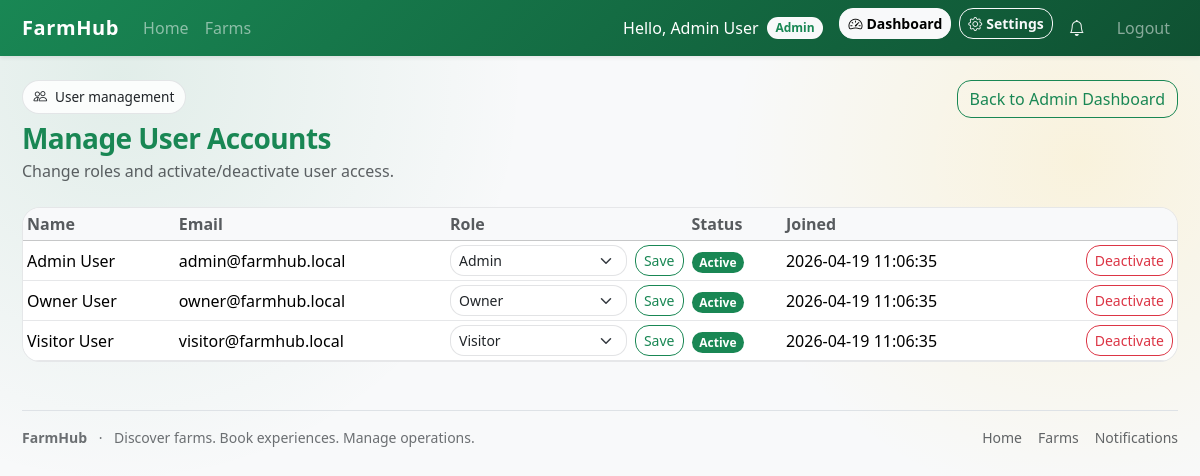
Screenshot of /public/admin/users (signed in) with the database file from the repository.
### tables this page shows
CREATE TABLE IF NOT EXISTS users (
  id INT UNSIGNED AUTO_INCREMENT PRIMARY KEY,
  name VARCHAR(100) NOT NULL,
  email VARCHAR(191) NOT NULL UNIQUE,
  password VARCHAR(255) NOT NULL,
  role_id INT UNSIGNED NOT NULL DEFAULT 1,
  is_active TINYINT(1) NOT NULL DEFAULT 1,
  created_at TIMESTAMP NOT NULL DEFAULT CURRENT_TIMESTAMP
);

### app/controllers/AdminUserController.php (called while the page is built, shortened)
<?php
class AdminUserController extends BaseController
{
    public function index(): void
    {
        $userModel = new User();
        $users = $userModel->getAllWithRoles();
        $this->view('admin/users/index', ['users' => $users]);
    }
}

### core/Router.php (called while the page is built, shortened)
<?php
class Router
{
    private array $routes = [
        'GET' => [],
        'POST' => [],
    ];
    public function get(string $path, string $handler): void
    {
        $this->routes['GET'][$this->normalize($path)] = $handler;
    }
    public function post(string $path, string $handler): void
    {
        $this->routes['POST'][$this->normalize($path)] = $handler;
    }
    public function dispatch(string $uri, string $method): void
    {
        $rawPath = parse_url($uri, PHP_URL_PATH) ?? '/';
        $publicPos = strrpos($rawPath, '/public');
        if ($publicPos !== false) {
            $path = substr($rawPath, $publicPos + strlen('/public'));
        } else {
            $path = $rawPath;
        }
        $path = $this->normalize($path);
        $method = strtoupper($method);
        $handler = $this->routes[$method][$path] ?? null;
        [$controllerName, $action] = explode('@', $handler);
        $controller = new $controllerClass();
        $controller->$action();
    }
    private function normalize(string $path): string
    {
        $path = rtrim($path, '/');
        return $path === '' ? '/' : $path;
    }
}

### public/index.php (called while the page is built, shortened)
<?php
require_once dirname(__DIR__) . '/core/bootstrap.php';
$router = new Router();
$router->get('/', 'HomeController@index');
$router->get('/farms', 'FarmController@index');
$router->get('/farm/view', 'FarmController@show');
$router->post('/search/farms', 'FarmController@search');
$router->post('/favorite/toggle', 'FarmController@toggleFavorite');
$router->get('/visitor/favorites', 'FarmController@favorites');
$router->post('/review/submit', 'FarmController@submitReview');
$router->post('/review/delete', 'FarmController@deleteReview');
$router->post('/review/reply', 'FarmController@ownerReplyReview');
$router->post('/review/reply-delete', 'FarmController@ownerDeleteReply');
$router->post('/review/admin-delete', 'FarmController@adminDeleteReview');
$router->get('/login', 'AuthController@showLogin');
$router->post('/login', 'AuthController@login');
$router->get('/register', 'AuthController@showRegister');
$router->post('/register', 'AuthController@register');
$router->get('/logout', 'AuthController@logout');
$router->get('/booking/availability', 'BookingController@availability');
$router->post('/booking/create', 'BookingController@create');
$router->post('/booking/update-status', 'BookingController@updateStatus');
$router->post('/booking/cancel', 'BookingController@cancel');
$router->get('/dashboard/owner', 'OwnerDashboardController@index');
$router->get('/dashboard/owner/bookings', 'OwnerDashboardController@bookings');
$router->get('/dashboard/admin', 'AdminDashboardController@index');
$router->get('/dashboard/visitor', 'VisitorDashboardController@index');
$router->get('/visitor/bookings', 'VisitorDashboardController@bookings');
$router->get('/owner/farms', 'OwnerFarmController@index');
$router->get('/owner/farm/create', 'OwnerFarmController@create');
$router->post('/owner/farm/store', 'OwnerFarmController@store');
$router->get('/owner/farm/edit', 'OwnerFarmController@edit');
$router->post('/owner/farm/update', 'OwnerFarmController@update');
$router->post('/owner/farm/delete', 'OwnerFarmController@delete');
$router->post('/owner/farm/image/delete', 'OwnerFarmController@deleteImage');
$router->get('/owner/farm/activities', 'OwnerActivityController@index');
$router->get('/owner/farm/activity/create', 'OwnerActivityController@create');
$router->post('/owner/farm/activity/store', 'OwnerActivityController@store');
$router->get('/owner/farm/activity/edit', 'OwnerActivityController@edit');
$router->post('/owner/farm/activity/update', 'OwnerActivityController@update');
$router->post('/owner/farm/activity/delete', 'OwnerActivityController@delete');
$router->get('/owner/farm/schedules', 'OwnerScheduleController@index');
$router->get('/owner/farm/schedule/create', 'OwnerScheduleController@create');
$router->post('/owner/farm/schedule/store', 'OwnerScheduleController@store');
$router->get('/owner/farm/schedule/edit', 'OwnerScheduleController@edit');
$router->post('/owner/farm/schedule/update', 'OwnerScheduleController@update');
$router->post('/owner/farm/schedule/delete', 'OwnerScheduleController@delete');
$router->get('/notifications', 'NotificationController@index');
$router->post('/notifications/mark-read', 'NotificationController@markRead');
$router->get('/notifications/unread-count', 'NotificationController@unreadCount');
$router->get('/settings', 'SettingsController@index');
$router->post('/settings', 'SettingsController@update');
$router->get('/admin/farms', 'AdminFarmController@index');
$router->post('/admin/farms/update-status', 'AdminFarmController@updateStatus');
$router->get('/admin/users', 'AdminUserController@index');
$router->post('/admin/users/update-role', 'AdminUserController@updateRole');
$router->post('/admin/users/toggle-status', 'AdminUserController@toggleStatus');
$router->get('/admin/reports', 'AdminReportController@index');
$router->post('/admin/reports/generate', 'AdminReportController@generate');
$router->get('/admin/activity', 'AdminActivityController@index');
$router->get('/admin/alerts', 'AdminAlertController@index');
$router->dispatch($_SERVER['REQUEST_URI'], $_SERVER['REQUEST_METHOD']);

### core/helpers.php (called while the page is built, shortened)
<?php
function base_url(string $path = ''): string
{
    $scheme = (!empty($_SERVER['HTTPS']) && $_SERVER['HTTPS'] !== 'off') ? 'https' : 'http';
    $host = $_SERVER['HTTP_HOST'] ?? 'localhost';
    $base = rtrim(str_replace('/public', '', dirname($_SERVER['SCRIPT_NAME'] ?? '')), '/');
    return $scheme . '://' . $host . $base . '/public' . ($path ? '/' . ltrim($path, '/') : '');
}
function e(string $value): string
{
    return htmlspecialchars($value, ENT_QUOTES, 'UTF-8');
}

### core/bootstrap.php (called while the page is built, shortened)
<?php
spl_autoload_register(function (string $class): void {
    $prefixes = [
        'Core\\' => dirname(__DIR__) . '/core/',
        'Controllers\\' => dirname(__DIR__) . '/app/controllers/',
        'Models\\' => dirname(__DIR__) . '/app/models/',
    ];
    foreach ($prefixes as $prefix => $baseDir) {
        $len = strlen($prefix);
        if (strncmp($class, $prefix, $len) !== 0) {
            continue;
        }
        $relativeClass = substr($class, $len);
        $file = $baseDir . str_replace('\\', '/', $relativeClass) . '.php';
        if (file_exists($file)) {
            return;
        }
    }
});
require_once dirname(__DIR__) . '/core/helpers.php';

### config/database.php (called while the page is built, shortened)
<?php
return [
    'host' => 'localhost',
    'dbname' => 'farmhub',
    'user' => 'root',
    'password' => '',
];

### core/Database.php (called while the page is built, shortened)
<?php
class Database
{
    private static ?PDO $instance = null;
    public static function getInstance(): PDO
    {
        if (self::$instance === null) {
            $config = require dirname(__DIR__) . '/config/database.php';
            $dsn = sprintf(
                'mysql:host=%s;dbname=%s;charset=utf8mb4',
                $config['host'],
                $config['dbname']
            );
            try {
                self::$instance = new PDO($dsn, $config['user'], $config['password'], [
                    PDO::ATTR_ERRMODE => PDO::ERRMODE_EXCEPTION,
                    PDO::ATTR_DEFAULT_FETCH_MODE => PDO::FETCH_ASSOC,
                    PDO::ATTR_EMULATE_PREPARES => false,
                ]);
            } catch (PDOException $e) {
                error_log('Database connection error: ' . $e->getMessage());
                http_response_code(500);
                echo 'Database connection error.';
                exit;
            }
        }
        return self::$instance;
    }
}

### core/BaseModel.php (called while the page is built, shortened)
<?php
abstract class BaseModel
{
    public function __construct()
    {
        $this->db = Database::getInstance();
    }
}

### app/models/User.php (called while the page is built, shortened)
<?php
class User extends BaseModel
{
    private function hasIsActiveColumn(): bool
    {
        $stmt = $this->db->prepare("SHOW COLUMNS FROM users LIKE 'is_active'");
        $stmt->execute();
        $row = $stmt->fetch(PDO::FETCH_ASSOC);
        $this->hasIsActiveColumn = (bool)$row;
        return $this->hasIsActiveColumn;
    }
    public function getAllWithRoles(): array
    {
        if ($this->hasIsActiveColumn()) {
            $stmt = $this->db->query(
                'SELECT u.id, u.name, u.email, u.is_active, u.created_at, r.name AS role
                 FROM users u
                 JOIN roles r ON u.role_id = r.id
                 ORDER BY u.created_at DESC'
            );
        }
        return $stmt->fetchAll(PDO::FETCH_ASSOC);
    }
}

### app/views/admin/users/index.php (the view, shortened to what this page needs)
<div class="d-flex justify-content-between align-items-start flex-wrap gap-3 mb-4">
    <div>
        <div class="fh-chip d-inline-flex align-items-center gap-2 mb-2">
            <i class="bi bi-people"></i>
            <span>User management</span>
        </div>
        <h1 class="h3 fw-bold text-success fh-section-title mb-1">Manage User Accounts</h1>
        <p class="fh-muted mb-0">Change roles and activate/deactivate user access.</p>
    </div>
    <a class="btn btn-outline-success" href="<?= e(base_url('dashboard/admin')) ?>">Back to Admin Dashboard</a>
</div>
<?php if (!empty($users)): ?>
    <div class="table-responsive">
        <table class="table table-sm align-middle mb-0">
            <thead class="table-light">
            <tr>
                <th>Name</th>
                <th>Email</th>
                <th>Role</th>
                <th>Status</th>
                <th>Joined</th>
                <th></th>
            </tr>
            </thead>
            <tbody>
            <?php foreach ($users as $u): ?>
                <?php $isActive = ((int)$u['is_active'] === 1); ?>
                <tr>
                    <td><?= e((string)$u['name']) ?></td>
                    <td><?= e((string)$u['email']) ?></td>
                    <td>
                        <form method="post" action="<?= e(base_url('admin/users/update-role')) ?>" class="d-flex gap-2">
                            <select name="role" class="form-select form-select-sm">
                                <?php foreach (['visitor', 'owner', 'admin'] as $role): ?>
                                    <option value="<?= e($role) ?>" <?= $u['role'] === $role ? 'selected' : '' ?>>
                                        <?= e(ucfirst($role)) ?>
                                    </option>
                                <?php endforeach; ?>
                            </select>
                            <button type="submit" class="btn btn-outline-success btn-sm">Save</button>
                        </form>
                    </td>
                    <td>
                        <?php if ($isActive): ?>
                            <span class="badge text-bg-success">Active</span>
                        <?php else: ?>
                            <span class="badge text-bg-secondary">Inactive</span>
                        <?php endif; ?>
                    </td>
                    <td><?= e((string)$u['created_at']) ?></td>
                    <td class="text-end">
                        <form method="post" action="<?= e(base_url('admin/users/toggle-status')) ?>">
                            <button class="btn btn-sm <?= $isActive ? 'btn-outline-danger' : 'btn-outline-primary' ?>" type="submit">
                                <?= $isActive ? 'Deactivate' : 'Activate' ?>
                            </button>
                        </form>
                    </td>
                </tr>
            <?php endforeach; ?>
            </tbody>
        </table>
    </div>
<?php else: ?>
    <div class="fh-card-soft p-4">No users found.</div>
<?php endif; ?>

### rows the page displays
users: name "Admin User", email "admin@farmhub.local", is_active "Active", created_at "2026-04-19 11:06:35"
users: name "Owner User", email "owner@farmhub.local", is_active "Active", created_at "2026-04-19 11:06:35"
users: name "Visitor User", email "visitor@farmhub.local", is_active "Active", created_at "2026-04-19 11:06:35"

### other values shown
$_SESSION['user']['name'] "Admin User"
$role "Admin"
form field role "Admin"
form field role "Owner"
form field role "Visitor"
